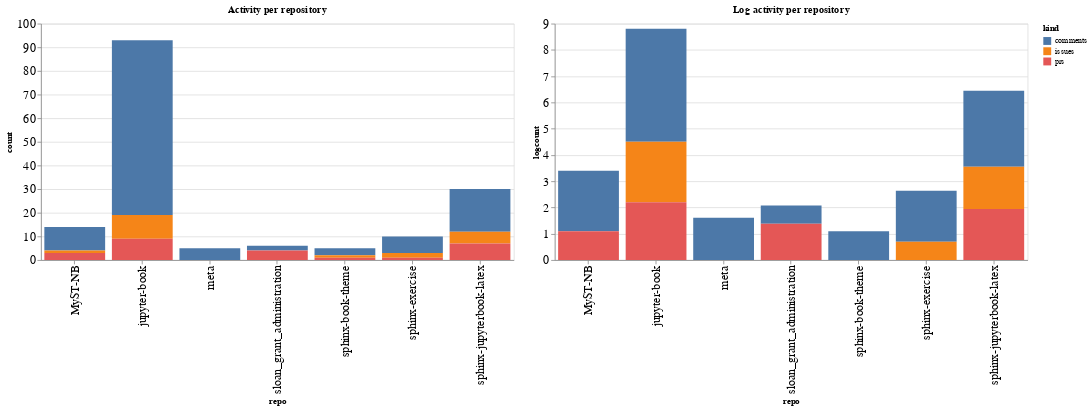

The code cell stored with this chart in its notebook:
### Code cell
ch1 = alt.Chart(repo_summaries, width=600, title="Activity per repository").mark_bar().encode(
    x='repo',
    y='count',
    color='kind',
    tooltip="kind"
)

ch2 = alt.Chart(repo_summaries, width=600, title="Log activity per repository").mark_bar().encode(
    x='repo',
    y='logcount',
    color='kind',
    tooltip="kind"
)

ch1 | ch2

### Figure 1 — Vega-Lite specification as saved in the notebook (floating-point values rounded to 4 significant figures)
{"config": {"axisLeft": {"labelFontSize": 15}, "axisBottom": {"labelFontSize": 15}}, "hconcat": [{"mark": "bar", "encoding": {"color": {"type": "nominal", "field": "kind"}, "tooltip": {"type": "nominal", "field": "kind"}, "x": {"type": "nominal", "field": "repo"}, "y": {"type": "quantitative", "field": "count"}}, "title": "Activity per repository", "width": 600}, {"mark": "bar", "encoding": {"color": {"type": "nominal", "field": "kind"}, "tooltip": {"type": "nominal", "field": "kind"}, "x": {"type": "nominal", "field": "repo"}, "y": {"type": "quantitative", "field": "logcount"}}, "title": "Log activity per repository", "width": 600}], "data": {"name": "data-494a7d5ba4d9d1f540a1b8ccc17acfda"}, "$schema": "https://vega.github.io/schema/vega-lite/v4.8.1.json", "datasets": {"data-494a7d5ba4d9d1f540a1b8ccc17acfda": [{"repo": "MyST-NB", "kind": "comments", "count": 10, "logcount": 2.303}, {"repo": "MyST-NB", "kind": "issues", "count": 1, "logcount": 0.0}, {"repo": "MyST-NB", "kind": "prs", "count": 3, "logcount": 1.099}, {"repo": "jupyter-book", "kind": "comments", "count": 74, "logcount": 4.304}, {"repo": "jupyter-book", "kind": "issues", "count": 10, "logcount": 2.303}, {"repo": "jupyter-book", "kind": "prs", "count": 9, "logcount": 2.197}, {"repo": "meta", "kind": "comments", "count": 5, "logcount": 1.609}, {"repo": "sloan_grant_administration", "kind": "comments", "count": 2, "logcount": 0.6931}, {"repo": "sloan_grant_administration", "kind": "prs", "count": 4, "logcount": 1.386}, {"repo": "sphinx-book-theme", "kind": "comments", "count": 3, "logcount": 1.099}, {"repo": "sphinx-book-theme", "kind": "issues", "count": 1, "logcount": 0.0}, {"repo": "sphinx-book-theme", "kind": "prs", "count": 1, "logcount": 0.0}, {"repo": "sphinx-exercise", "kind": "comments", "count": 7, "logcount": 1.946}, {"repo": "sphinx-exercise", "kind": "issues", "count": 2, "logcount": 0.6931}, {"repo": "sphinx-exercise", "kind": "prs", "count": 1, "logcount": 0.0}, {"repo": "sphinx-jupyterbook-latex", "kind": "comments", "count": 18, "logcount": 2.89}, {"repo": "sphinx-jupyterbook-latex", "kind": "issues", "count": 5, "logcount": 1.609}, {"repo": "sphinx-jupyterbook-latex", "kind": "prs", "count": 7, "logcount": 1.946}]}}
